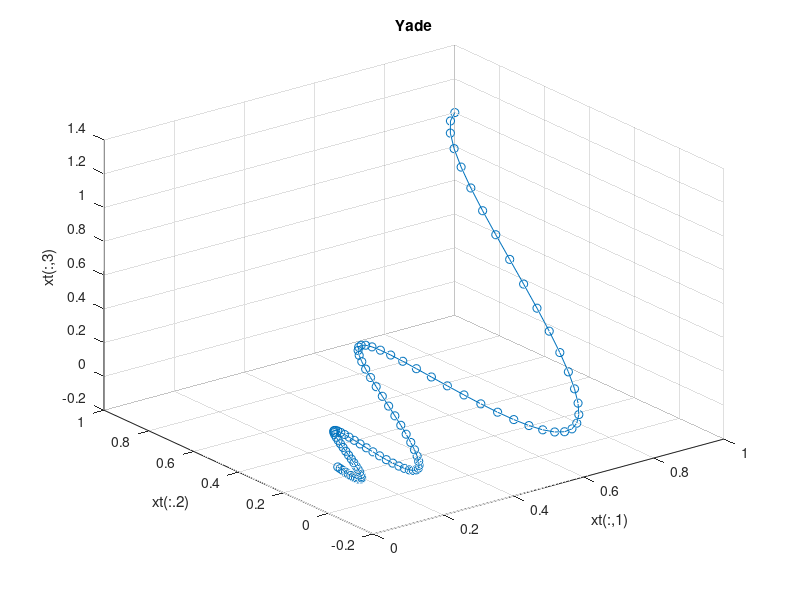

Write the MATLAB code that produced this figure.
A = [0,-6,-1;6,2,-16;-5,20,-10];
x0 = [1;1;1];
t = 0:0.01:1;
xt = [];
for i=1:length(t),
    xt(i,:)=expm(t(i)*A)*x0;
end;
plot3(xt(:,1),xt(:,2),xt(:,3),'-o')
grid on;
xlabel('xt(:,1)');
ylabel('xt(:.2)');
zlabel('xt(:,3)');
title('Yade');